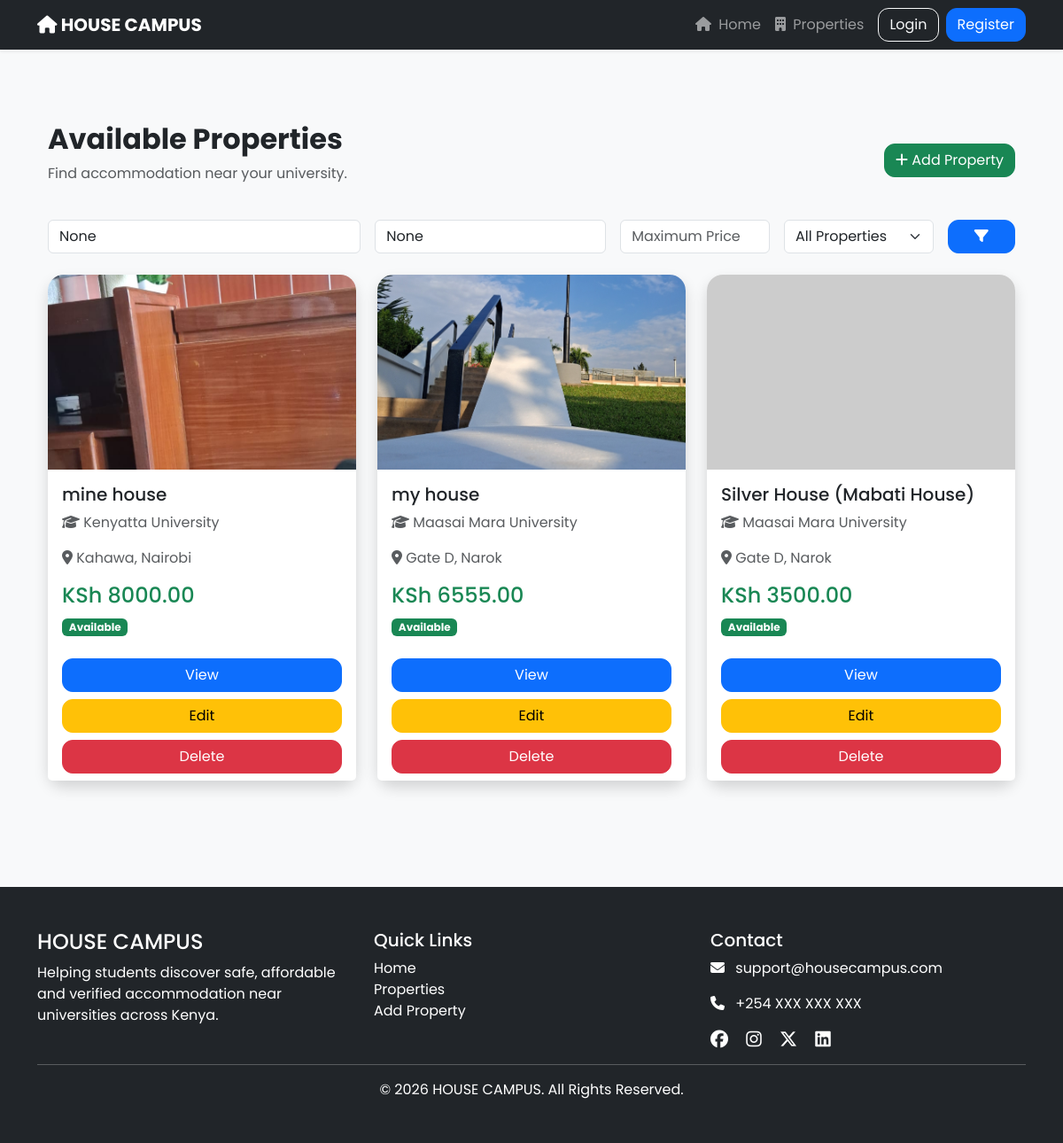
Page /properties/ on the committed database.
### properties/models.py (models this page shows, shortened)
class Property(models.Model):
    HOUSE_TYPES = [
        ("Bedsitter", "Bedsitter"),
        ("Silver House (Mabati)", "Silver House (Mabati)"),
        ("Hostel", "Hostel"),
        ("One Bedroom", "One Bedroom"),
        ("Two Bedroom", "Two Bedroom"),
        ("Shared Room", "Shared Room"),
        ("Self Contained", "Self Contained"),
    ]
    landlord = models.ForeignKey(
        settings.AUTH_USER_MODEL,
        on_delete=models.CASCADE,
        related_name="properties",
        null=True,
        blank=True,
    )
    title = models.CharField(max_length=200)
    house_type = models.CharField(
        max_length=50,
        choices=HOUSE_TYPES,
    )
    university = models.CharField(max_length=150)
    county = models.CharField(max_length=100)
    town = models.CharField(max_length=100)
    price = models.DecimalField(
        max_digits=10,
        decimal_places=2,
    )
    bedrooms = models.PositiveIntegerField(default=1)
    bathrooms = models.PositiveIntegerField(default=1)
    description = models.TextField()
    image = models.ImageField(
        upload_to="properties/",
        blank=True,
        null=True,
    )
    wifi = models.BooleanField(default=False)
    water = models.BooleanField(default=True)
    electricity = models.BooleanField(default=True)
    parking = models.BooleanField(default=False)
    distance_to_university = models.PositiveIntegerField(
        default=5,
        help_text="Distance to the university (minutes)",
    )
    available = models.BooleanField(default=True)
    created_at = models.DateTimeField(auto_now_add=True)
    class Meta:
        ordering = ["-created_at"]

### properties/views.py (the view)
# urls.py: path("", views.property_list, name="property_list"),
def property_list(request):
    query = request.GET.get("q")
    county = request.GET.get("county")
    available = request.GET.get("available")
    max_price = request.GET.get("max_price")
    properties = Property.objects.all().order_by("-created_at")
    if query:
        properties = properties.filter(
            Q(title__icontains=query) |
            Q(university__icontains=query) |
            Q(town__icontains=query)
        )
    if county:
        properties = properties.filter(county__icontains=county)
    if max_price:
        properties = properties.filter(price__lte=max_price)
    if available == "yes":
        properties = properties.filter(available=True)
    paginator = Paginator(properties, 6)
    page_number = request.GET.get("page")
    page_obj = paginator.get_page(page_number)
    return render(
        request,
        "properties/property_list.html",
        {
            "properties": page_obj,
            "page_obj": page_obj,
            "query": query,
            "county": county,
            "max_price": max_price,
            "available": available,
        },
    )

### templates/properties/property_list.html (shortened to what this page needs)
{% extends "base.html" %}
{% block content %}
<div class="container py-5">
    <div class="d-flex justify-content-between align-items-center mb-4">
        <div>
            <h2 class="fw-bold">Available Properties</h2>
            <p class="text-muted">Find accommodation near your university.</p>
        </div>
        <a href="{% url 'add_property' %}" class="btn btn-success">
            <i class="fa-solid fa-plus"></i> Add Property
        </a>
    </div>
    <form method="GET" class="row g-3 mb-4">
        <div class="col-md-4">
            <input type="text" name="q" class="form-control"
              placeholder="Search by title, university or town..." value="{{ query }}">
        </div>
        <div class="col-md-3">
            <input type="text" name="county" class="form-control" placeholder="County"
              value="{{ county }}">
        </div>
        <div class="col-md-2">
            <input type="number" name="max_price" class="form-control" placeholder="Maximum Price"
              value="{{ max_price }}">
        </div>
        <div class="col-md-2">
            <select name="available" class="form-select">
                <option value="">All Properties</option>
            </select>
        </div>
        <div class="col-md-1">
            <button class="btn btn-primary w-100">
                <i class="fa-solid fa-filter"></i>
            </button>
        </div>
    </form>
    <div class="row">
        {% for property in properties %}
        <div class="col-lg-4 col-md-6 mb-4">
            <div class="card shadow h-100">
                {% if property.image %}
                <img src="{{ property.image.url }}" class="card-img-top"
                  style="height:220px;object-fit:cover;" alt="{{ property.title }}">
                {% else %}
                <img src="https://via.placeholder.com/600x400?text=HOUSE+CAMPUS"
                  class="card-img-top" style="height:220px;object-fit:cover;" alt="No image">
                {% endif %}
                <div class="card-body">
                    <h5>{{ property.title }}</h5>
                    <p class="text-muted">
                        <i class="fa-solid fa-graduation-cap"></i>
                        {{ property.university }}
                    </p>
                    <p class="text-muted">
                        <i class="fa-solid fa-location-dot"></i>
                        {{ property.town }}, {{ property.county }}
                    </p>
                    <h4 class="text-success">
                        KSh {{ property.price }}
                    </h4>
                    {% if property.available %}
                    <span class="badge bg-success">Available</span>
                    {% else %}
                    <span class="badge bg-danger">Occupied</span>
                    {% endif %}
                </div>
                <div class="card-footer bg-white border-0">
                    <div class="d-grid gap-2">
                        <a href="{% url 'property_detail' property.pk %}" class="btn btn-primary">
                            View
                        </a>
                        <a href="{% url 'edit_property' property.pk %}" class="btn btn-warning">
                            Edit
                        </a>
                        <a href="{% url 'delete_property' property.pk %}" class="btn btn-danger">
                            Delete
                        </a>
                    </div>
                </div>
            </div>
        </div>
        {% empty %}
        <div class="col-12">
            <div class="alert alert-info text-center">
                <h4>No properties found.</h4>
            </div>
        </div>
        {% endfor %}
    </div>
</div>
{% endblock %}

### static/css/style.css (style rules this page uses)
body { font-family: 'Poppins', sans-serif; background: #f8f9fa; }
.card { border: none; border-radius: 18px; transition: .3s; }
.card img { border-radius: 18px 18px 0 0; }
.btn { border-radius: 12px; }

### rows in the picture
Property: image (picture), title "mine house", university "Kenyatta University", town "Kahawa", county "Nairobi", price "8000.00", available "Available"
Property: image (picture), title "my house", university "Maasai Mara University", town "Gate D", county "Narok", price "6555.00", available "Available"
Property: title "Silver House (Mabati House)", university "Maasai Mara University", town "Gate D", county "Narok", price "3500.00", available "Available"
